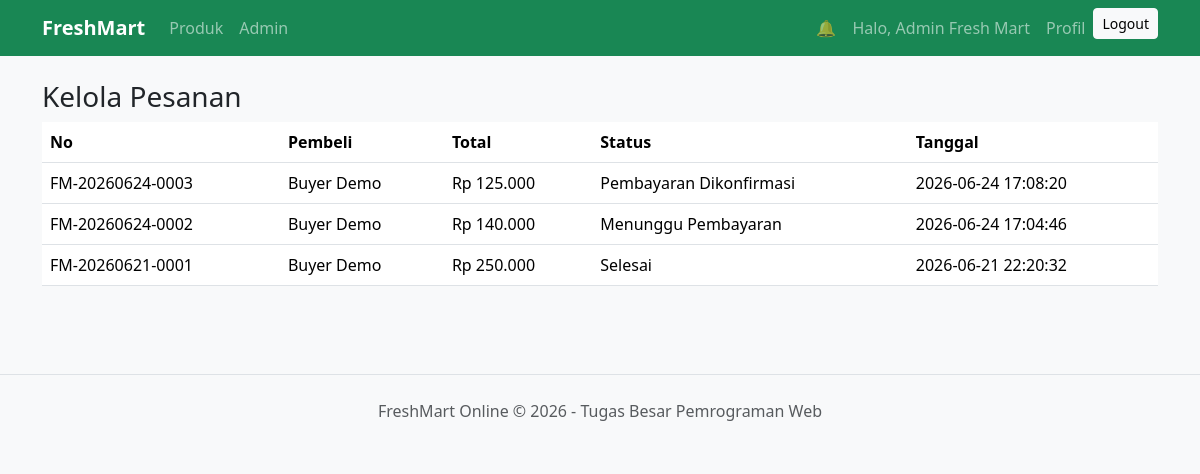
The app's page /index.php?page=admin-orders (signed in) with its own data.
### tables this page shows
CREATE TABLE `orders` (
  `id` int(11) NOT NULL,
  `order_number` varchar(50) DEFAULT NULL,
  `buyer_id` int(11) NOT NULL,
  `total_amount` decimal(12,2) NOT NULL,
  `shipping_cost` decimal(12,2) DEFAULT 0.00,
  `status` enum('Menunggu Pembayaran','Pembayaran Dikonfirmasi','Sedang Diproses','Sedang Dikirim','Pesanan Diterima','Selesai') DEFAULT 'Menunggu Pembayaran',
  `created_at` datetime DEFAULT current_timestamp()
);

CREATE TABLE `users` (
  `id` int(11) NOT NULL,
  `name` varchar(100) NOT NULL,
  `email` varchar(100) NOT NULL,
  `password` varchar(255) NOT NULL,
  `role` enum('buyer','seller','admin') NOT NULL DEFAULT 'buyer',
  `seller_status` enum('pending','approved','rejected') DEFAULT 'approved',
  `created_at` datetime DEFAULT current_timestamp()
);

### src/views/admin/orders.php (the view)
<h3>Kelola Pesanan</h3><table class="table"><thead><tr><th>No</th><th>Pembeli</th><th>Total</th><th>Status</th><th>Tanggal</th></tr></thead><tbody><?php while($o=mysqli_fetch_assoc($orders)): ?><tr><td><?=e($o['order_number'])?></td><td><?=e($o['buyer_name'])?></td><td><?=money($o['total_amount'])?></td><td><?=e($o['status'])?></td><td><?=e($o['created_at'])?></td></tr><?php endwhile; ?></tbody></table>

### src/assets/css/style.css (style rules this page uses)
body { background: #f8f9fa }

### records on screen
orders: order_number "FM-20260624-0003", buyer.name "Buyer Demo", total_amount "Rp 125.000", status "Pembayaran Dikonfirmasi", created_at "2026-06-24 17:08:20"
orders: order_number "FM-20260624-0002", buyer.name "Buyer Demo", total_amount "Rp 140.000", status "Menunggu Pembayaran", created_at "2026-06-24 17:04:46"
orders: order_number "FM-20260621-0001", buyer.name "Buyer Demo", total_amount "Rp 250.000", status "Selesai", created_at "2026-06-21 22:20:32"

### other values on screen
$user['name'] "Admin Fresh Mart"
